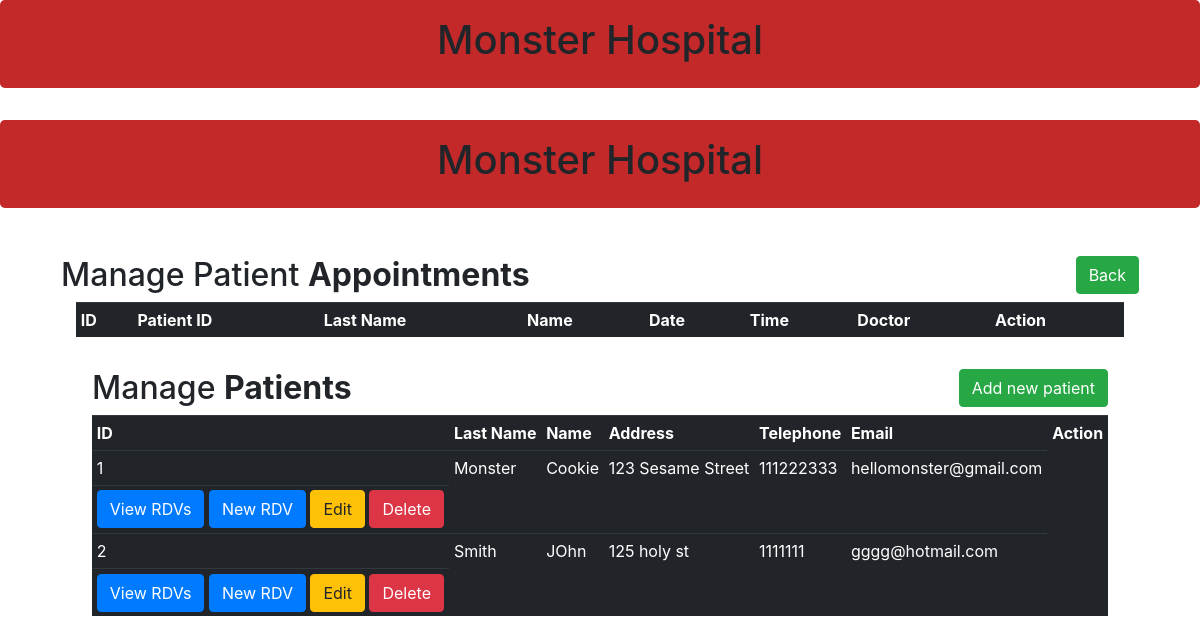
Before: / with the older database file.
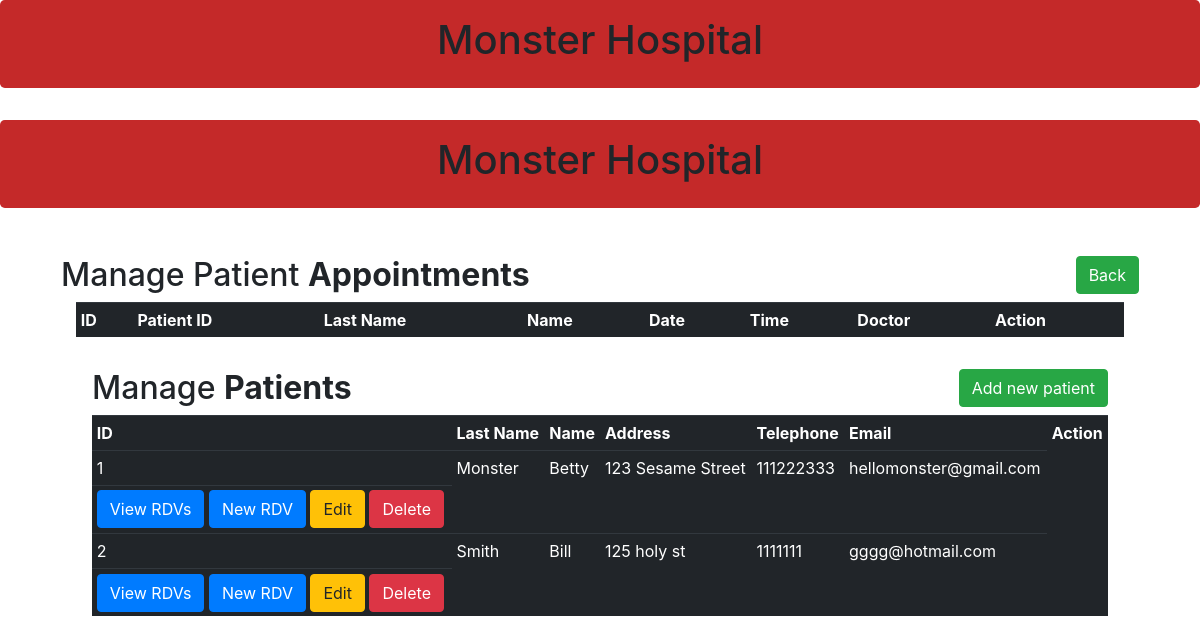
After: the same page with the newer database file.
### app.py (models this page shows, shortened)
class Patients(db.Model):
    id = db.Column(db.Integer, primary_key = True)
    last_name = db.Column(db.String(100))
    name = db.Column(db.String(100))
    address = db.Column(db.String(100))
    telephone = db.Column(db.Integer)
    email = db.Column(db.String(100))

### app.py (the view)
@app.route('/')
def Index():
        all_data = Patients.query.all()
        return render_template('index.html', patients = all_data)

### templates/index.html (shortened to what this page needs)
{% extends 'base.html' %}
{% block body %}
<div class="container-fluid">
    <div class="row">
        <div class="col md-12">
            <div class="jumbtron p-3">
                <h2>Manage <b>Patients</b><button type="button"  class="btn btn-success float-right"data-toggle="modal" data-target="#mymodal">Add new patient</button></h2>
                <table class="table table-hover table-dark table-sm">
                    <tr>
                        <th>ID</th>
                        <th>Last Name</th>
                        <th>Name</th>
                        <th>Address</th>
                        <th>Telephone</th>
                        <th>Email</th>
                        <th>Action</th>
                    </tr>
                    {% for row in patients %}
                    <tr>
                        <td>{{row.id}}</td>
                        <td>{{row.last_name}}</td>
                        <td>{{row.name}}</td>
                        <td>{{row.address}}</td>
                        <td>{{row.telephone}}</td>
                        <td>{{row.email}}</td>
                    <tr>
                        <td>
                           <a href="/rdvs/{{row.id}}" class="btn btn-primary btn-xs">View RDVs</a>
                            <a href="/new/{{row.id}}" class="btn btn-primary btn-xs" data-toggle="modal" data-target="#modalrdv{{row.id}}">New RDV</a>
                            <a href="/update/{{row.id}}" class="btn btn-warning btn-xs" data-toggle="modal" data-target="#modaledit{{row.id}}">Edit</a>
                            <a href="/delete/{{row.id}}" class="btn btn-danger btn-xs" onclick="return confirm('Are you sure you want to delete ?')">Delete</a>
                        </td>
                    </tr>
  </div>
               {% endfor%}
</div>
         </div>
{% endblock %}

Changed rows visible on the page:
changed Patients "Monster": name "Cookie" → "Betty"
changed Patients "Smith": name "JOhn" → "Bill"
